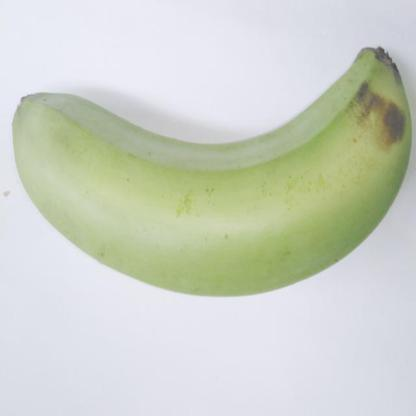
#> input picture input/banana1.jpg, 416 x 416 px
$ python -i segmentation.py   (imports and definitions only)
#> lines starting #> are read from the running program, lines starting #| are printed output that depends on the picture; after the words box and inside, x2 and y2 are one past the last pixel; in counts of white or black regions, pixels touching at a corner belong together
#> further down, picture is the input picture: shape (416, 416, 3); mean B, G, R 198.8, 210.2, 204.9
import cv2
import numpy as np


def segment_banana(hsv_image):
    """
    Segment banana pixels from an HSV image.

    Returns:
        numpy.ndarray: Binary banana mask
    """

    if hsv_image is None:
        raise ValueError("Input image is None.")

    peel_mask = cv2.inRange(
        hsv_image,
        np.array([15, 12, 35]),
        np.array([95, 255, 255])
    )
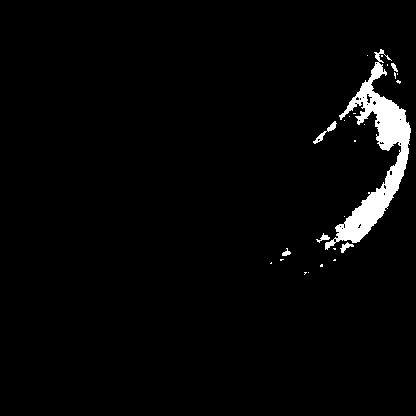
#> peel_mask: shape (416, 416); 2.8% white; 25 white regions (19 under 20 px), largest, box (x1, y1, x2, y2) and area: (325, 49, 411, 250) 4471, (313, 121, 337, 144) 119, (340, 242, 354, 253) 65, (316, 233, 330, 243) 52, (282, 248, 291, 256) 39, (391, 63, 398, 72) 33

    dark_peel_mask = cv2.inRange(
        hsv_image,
        np.array([0, 8, 10]),
        np.array([45, 255, 230])
    )
#> dark_peel_mask: shape (416, 416); every value is 0

    mask = cv2.bitwise_or(peel_mask, dark_peel_mask)

    kernel = np.ones((9, 9), np.uint8)
    mask = cv2.morphologyEx(
        mask,
        cv2.MORPH_CLOSE,
        kernel,
        iterations=2
    )
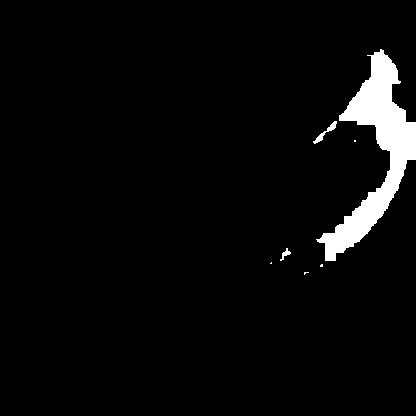
#> mask: shape (416, 416); 3.9% white; 7 white regions (4 under 20 px)

    contours, _ = cv2.findContours(
        mask,
        cv2.RETR_EXTERNAL,
        cv2.CHAIN_APPROX_SIMPLE
    )
#> contours = 7 contours, 4 with area under 20; largest, box (x1, y1, x2, y2) and area: (316, 49, 416, 261) 6296, (313, 121, 337, 144) 94, (280, 248, 291, 261) 35

    if not contours:
        return mask

    largest_contour = max(contours, key=cv2.contourArea)
#> largest_contour = contour of 233 points, box (x1, y1, x2, y2) (316, 49, 416, 261), area 6296
    filled_mask = np.zeros_like(mask)
    cv2.drawContours(
        filled_mask,
        [largest_contour],
        -1,
        255,
        thickness=cv2.FILLED
    )
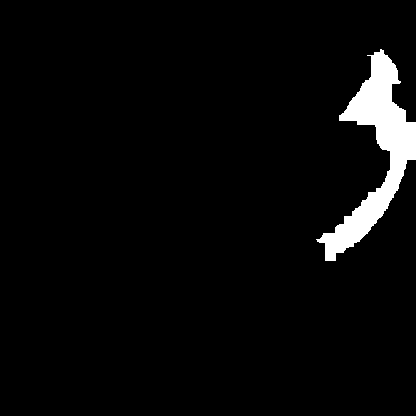
#> filled_mask: shape (416, 416); 3.8% white; 1 white region, box (x1, y1, x2, y2) and area: (316, 49, 416, 261) 6601

    return filled_mask


# [97 lines left out: function segment_blemishes, not called in this run]

>>> import cv2
>>> picture = cv2.imread('../input/banana1.jpg')
>>> result = segment_banana(picture)
